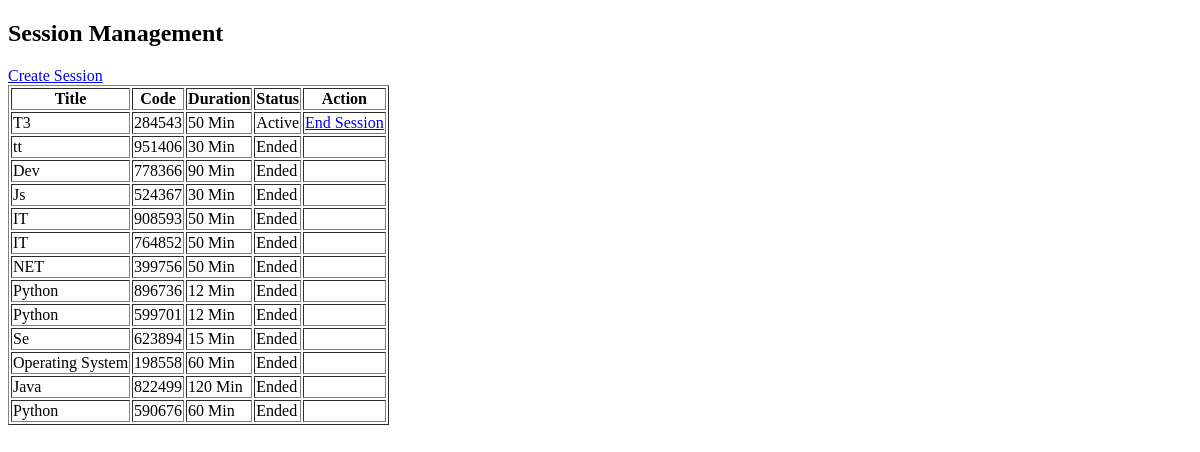
Before: /sessions/ with the older database file.
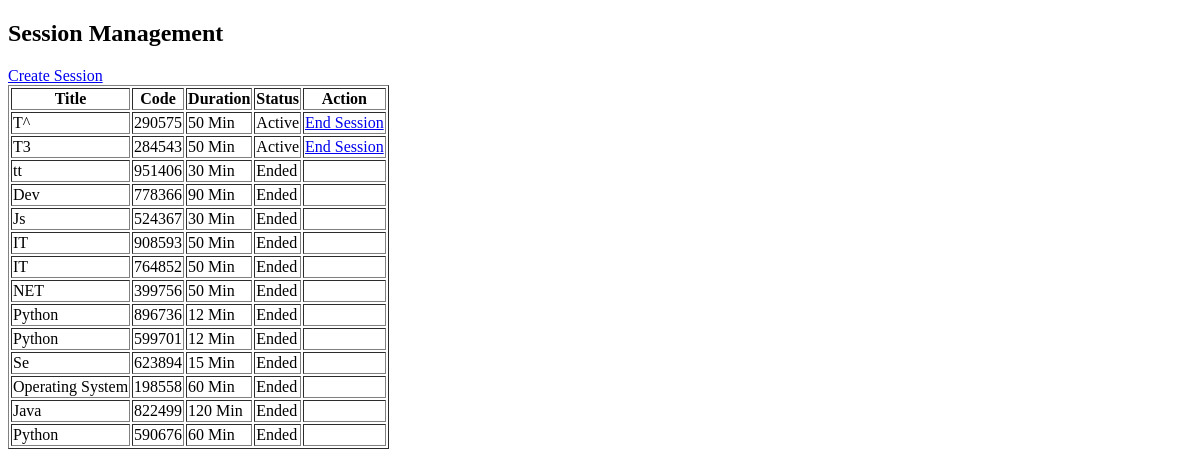
After: the same page with the newer database file.
### monitoring/models.py (models this page shows, shortened)
class Session(models.Model):
    title = models.CharField(max_length=100)
    code = models.CharField(max_length=20, unique=True)
    start_time = models.DateTimeField(auto_now_add=True)
    duration = models.IntegerField()
    active = models.BooleanField(default=True)

### monitoring/views.py (the view)
# urls.py: path('sessions/', views.session_list),
def session_list(request):
    sessions = Session.objects.all().order_by("-start_time")
    return render(
        request,
        "session_list.html",
        {
            "sessions": sessions
        }
    )

### monitoring/templates/session_list.html (shortened to what this page needs)
<!DOCTYPE html>
<html>
<head>
</head>
<body>
<h2>Session Management</h2>
<a href="/create-session/">Create Session</a>
<table border="1">
<tr>
<th>Title</th>
<th>Code</th>
<th>Duration</th>
<th>Status</th>
<th>Action</th>
</tr>
{% for s in sessions %}
<tr>
<td>{{ s.title }}</td>
<td>{{ s.code }}</td>
<td>{{ s.duration }} Min</td>
<td>
{% if s.active %}
Active
{% else %}
Ended
{% endif %}
</td>
<td>
{% if s.active %}
<a href="/sessions/end/{{s.id}}/">
End Session
</a>
{% endif %}
</td>
</tr>
{% endfor %}
</table>
</body>
</html>

Changed rows visible on the page:
added Session: title "T^", code "290575", duration "50", active "Active"
